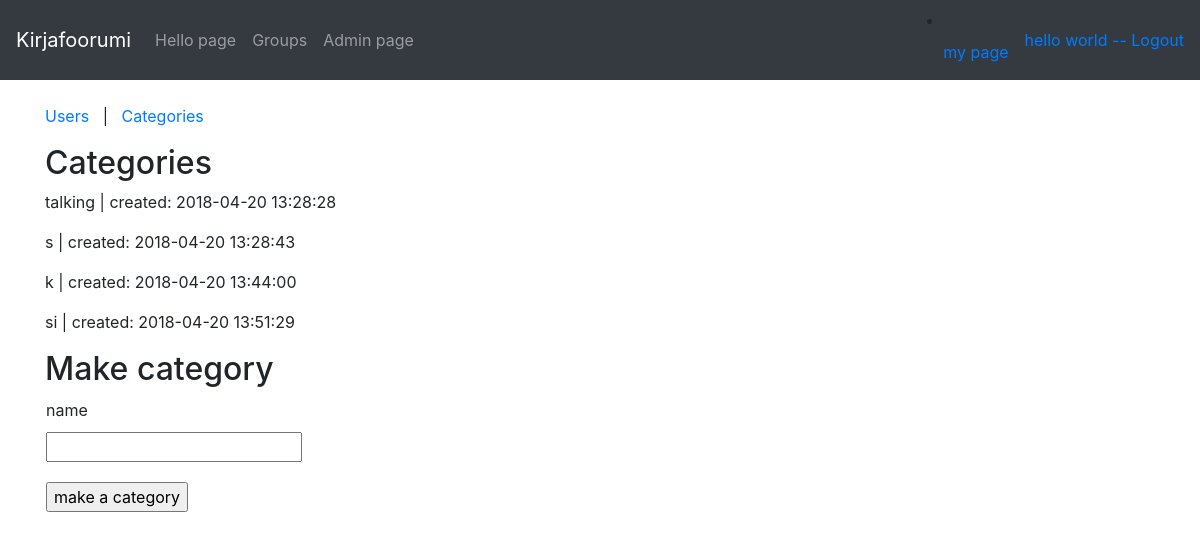
Screenshot of /admin/categories (signed in) with the database file from the repository.
### application/auth/models.py (models this page shows, shortened)
class User(Base):
    __tablename__ = "account"
    name = db.Column(db.String(144), unique=True, nullable=False)
    username = db.Column(db.String(144), unique=True, nullable=False)
    password = db.Column(db.String(144), nullable=False)
    messages = db.relationship("Message", backref='account', lazy=True)
    groups = db.relationship("Groups", backref='account', lazy=True)
    role_id = db.Column(db.Integer, db.ForeignKey('role.id'), nullable = False)
    def get_role(self):
        return Role.query.get(self.role_id)

### application/messages/models.py (models this page shows, shortened)
class Category(Base):
    name = db.Column(db.String(15), nullable=False, unique=True)

### application/management/views.py (the view, shortened to what this page needs)
@app.route("/admin/categories", methods=["GET", "POST"])
@login_required(role = "ADMIN")
def admin_categories():
    categories = Category.query.all()
    if request.method == "GET":
        return render_template("management/adminCategories.html", categories = categories, form = CategoryForm())

### application/management/forms.py
class CategoryForm(FlaskForm):
    name = StringField("name", [validators.Length(min=3)])
    class Meta:
        csrf = False

### application/__init__.py (called while the page is built)
def login_required(role="ANY"):
    def wrapper(fn):
        @wraps(fn)
        def decorated_view(*args, **kwargs):
            if not current_user.is_authenticated:
                return login_manager.unauthorized()
            unauthorized = False
            if role != "ANY":
                unauthorized = True
                if current_user.get_role().role == role:
                    unauthorized = False
                '''
                for user_role in current_user.roles():
                    if user_role == role:
                        unauthorized = False
                        break
                '''
            if unauthorized:
                return login_manager.unauthorized()
            return fn(*args, **kwargs)
        return decorated_view
    return wrapper

@login_manager.user_loader
def load_user(user_id):
    return User.query.get(user_id)

### application/templates/management/adminCategories.html (shortened to what this page needs)
{% extends "layout.html" %}
{% block body %}
<p>
    <a href="{{ url_for('admin_users') }}">Users</a> &nbsp; | &nbsp;
    <a href="{{ url_for('admin_categories') }}">Categories</a>
</p>
<h2>Categories</h2>
{% for category in categories %}
<p>
    {{ category.name }} | created: {{ category.date_created}}
</p>
{% endfor %}
<h2>Make category</h2>
<form method="POST" id="newCategory">
    <table>
        <tr>
            <td>
                {{ form.name.label }}
            </td>
        </tr>
        <tr>
            <td>
                {{ form.name }}
            </td>
        </tr>
        <tr>
            <td>
            </td>
        </tr>
        <tr>
            <td colspan="2">
                <input type="submit" value="make a category"/>
            </td>
        </tr>
    </table>
</form>
{% endblock %}

### application/templates/layout.html (shortened to what this page needs)
<!DOCTYPE html>
<html>
  <head>
    <link rel="stylesheet" href="https://maxcdn.bootstrapcdn.com/bootstrap/4.0.0/css/bootstrap.min.css">
  </head>
  <body>
    <nav class="navbar navbar-expand-md navbar-dark bg-dark mb-4">
      <a class="navbar-brand" href="#">Kirjafoorumi</a>
          <div class="collapse navbar-collapse" id="navbarCollapse">
            <ul class="navbar-nav mr-auto">
              <li class="nav-item">
                <a class="nav-link" href="{{ url_for('hello') }}">Hello page</a>
              </li>
              <li class="nav-item">
                  <a class="nav-link" href="{{ url_for('all_groups') }}">Groups</a>
              </li>
              {% if current_user.is_authenticated %}
              {% if current_user.get_role().role == "ADMIN" %}
              <li class="nav-item">
                  <a class="nav-link" href="{{ url_for('admin_users') }}">Admin page</a>
              </li>
              {% endif %}
              {% endif %}
            </ul>
            <div class="form-inline mt-2 mt-md-0">
              {% if current_user.is_authenticated %}
              <li class="nav-item">
                  <a class="nav-link" href="{{ url_for('my_page') }}">my page</a>
              </li>
              <a href="{{ url_for('auth_logout') }}"> {{ current_user.name }} -- Logout</a>
              {% else %}
                <a href="{{ url_for('auth_login') }}"> login -</a>
                <a></a>
                <a href="{{ url_for('auth_register') }}"> - register </a>
              {% endif %}
            </div>
          </div>
    </nav>
    <main role="main" class="container">
      {% block body %}{% endblock %}
    </main>
  </body>
</html>

### rows the page displays
User: name "hello world"
Category: name "talking", date_created "2018-04-20 13:28:28"
Category: name "s", date_created "2018-04-20 13:28:43"
Category: name "k", date_created "2018-04-20 13:44:00"
Category: name "si", date_created "2018-04-20 13:51:29"
